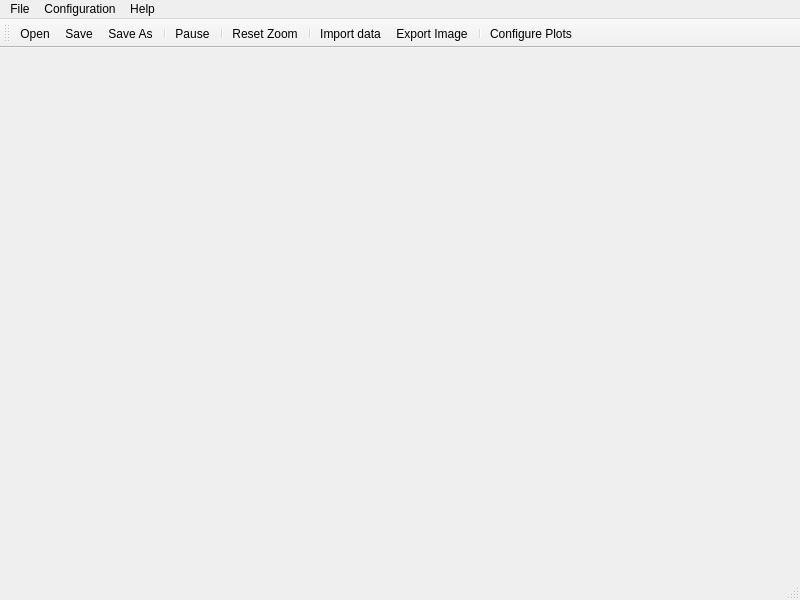
<?xml version="1.0" encoding="UTF-8"?>
<ui version="4.0">
 <class>MainWindow</class>
 <widget class="QMainWindow" name="MainWindow">
  <property name="geometry">
   <rect>
    <x>0</x>
    <y>0</y>
    <width>800</width>
    <height>600</height>
   </rect>
  </property>
  <property name="windowTitle">
   <string>RTPlotter</string>
  </property>
  <widget class="QWidget" name="centralwidget">
   <layout class="QVBoxLayout" name="verticalLayout">
    <item>
     <widget class="QSplitter" name="splitter">
      <property name="orientation">
       <enum>Qt::Vertical</enum>
      </property>
     </widget>
    </item>
   </layout>
  </widget>
  <widget class="QMenuBar" name="menuBar">
   <property name="geometry">
    <rect>
     <x>0</x>
     <y>0</y>
     <width>800</width>
     <height>22</height>
    </rect>
   </property>
   <widget class="QMenu" name="menuFile">
    <property name="title">
     <string>File</string>
    </property>
    <addaction name="actionOpenProject"/>
    <addaction name="menuRecentProjects"/>
    <addaction name="actionSaveProject"/>
    <addaction name="actionSaveProjectAs"/>
    <addaction name="separator"/>
    <addaction name="actionImportData"/>
    <addaction name="actionExport"/>
    <addaction name="separator"/>
    <addaction name="actionExit"/>
    <widget class="QMenu" name="menuRecentProjects">
     <property name="title">
      <string>Recent Projects</string>
     </property>
     <addaction name="separator"/>
     <addaction name="actionClearRecentProjects"/>
    </widget>
   </widget>
   <widget class="QMenu" name="menuConfiguration">
    <property name="title">
     <string>Configuration</string>
    </property>
    <addaction name="actionPlotOptions"/>
   </widget>
   <widget class="QMenu" name="menuHelp">
    <property name="title">
     <string>Help</string>
    </property>
    <addaction name="actionAbout"/>
   </widget>
   <addaction name="menuFile"/>
   <addaction name="menuConfiguration"/>
   <addaction name="menuHelp"/>
  </widget>
  <widget class="QStatusBar" name="statusbar"/>
  <widget class="QToolBar" name="toolBar">
   <property name="windowTitle">
    <string>toolBar</string>
   </property>
   <attribute name="toolBarArea">
    <enum>TopToolBarArea</enum>
   </attribute>
   <attribute name="toolBarBreak">
    <bool>false</bool>
   </attribute>
    <addaction name="actionOpenProject"/>
    <addaction name="actionSaveProject"/>
   <addaction name="actionSaveProjectAs"/>
   <addaction name="separator"/>
   <addaction name="actionPause"/>
   <addaction name="separator"/>
   <addaction name="actionResetZoom"/>
   <addaction name="separator"/>
   <addaction name="actionImportData"/>
   <addaction name="actionExport"/>
   <addaction name="separator"/>
   <addaction name="actionConfigurePlots"/>
  </widget>
  <action name="actionOpenCSV">
   <property name="icon">
    <iconset resource="../resources/resources.qrc">
     <normaloff>:/icons/icons/import.svg</normaloff>
    </iconset>
   </property>
   <property name="text">
    <string>Open CSV</string>
   </property>
  </action>
  <action name="actionConfigurePlots">
   <property name="icon">
    <iconset resource="../resources/resources.qrc">
     <normaloff>:/icons/icons/settings.svg</normaloff>
    </iconset>
   </property>
   <property name="text">
    <string>Configure Plots</string>
   </property>
  </action>
  <action name="actionPause">
   <property name="icon">
    <iconset resource="../resources/resources.qrc">
     <normaloff>:/icons/icons/pause.svg</normaloff>
    </iconset>
   </property>
   <property name="text">
    <string>Pause</string>
   </property>
  </action>
  <action name="actionResetZoom">
   <property name="icon">
    <iconset resource="../resources/resources.qrc">
     <normaloff>:/icons/icons/refresh.svg</normaloff>
    </iconset>
   </property>
   <property name="text">
    <string>Reset Zoom</string>
   </property>
  </action>
  <action name="actionExport">
   <property name="icon">
    <iconset resource="../resources/resources.qrc">
     <normaloff>:/icons/icons/export.svg</normaloff>
    </iconset>
   </property>
   <property name="text">
    <string>Export Image...</string>
   </property>
  </action>
  <action name="actionOpenProject">
   <property name="icon">
    <iconset resource="../resources/resources.qrc">
     <normaloff>:/icons/icons/open.svg</normaloff>
    </iconset>
   </property>
   <property name="text">
    <string>Open</string>
   </property>
  </action>
  <action name="actionSaveProject">
   <property name="icon">
    <iconset resource="../resources/resources.qrc">
     <normaloff>:/icons/icons/save.svg</normaloff>
    </iconset>
   </property>
   <property name="text">
    <string>Save</string>
   </property>
  </action>
  <action name="actionSaveProjectAs">
   <property name="icon">
    <iconset resource="../resources/resources.qrc">
     <normaloff>:/icons/icons/save-as.svg</normaloff>
    </iconset>
   </property>
   <property name="text">
    <string>Save As</string>
   </property>
  </action>
  <action name="actionImportData">
   <property name="icon">
    <iconset resource="../resources/resources.qrc">
     <normaloff>:/icons/icons/import.svg</normaloff>
    </iconset>
   </property>
   <property name="text">
    <string>Import data...</string>
   </property>
  </action>
  <action name="actionExit">
   <property name="icon">
    <iconset resource="../resources/resources.qrc">
     <normaloff>:/icons/icons/exit.svg</normaloff>
    </iconset>
   </property>
   <property name="text">
    <string>Exit</string>
   </property>
  </action>
  <action name="actionPlotOptions">
   <property name="icon">
    <iconset resource="../resources/resources.qrc">
     <normaloff>:/icons/icons/settings.svg</normaloff>
    </iconset>
   </property>
   <property name="text">
    <string>Plot options</string>
   </property>
  </action>
  <action name="actionAbout">
   <property name="icon">
    <iconset resource="../resources/resources.qrc">
     <normaloff>:/icons/icons/help.svg</normaloff>
    </iconset>
   </property>
   <property name="text">
    <string>About</string>
   </property>
  </action>
  <action name="actionClearRecentProjects">
   <property name="text">
    <string>Clear List</string>
   </property>
  </action>
 </widget>
 <customwidgets>
  <customwidget>
   <class>QCustomPlot</class>
   <extends>QWidget</extends>
   <header>qcustomplot.h</header>
   <container>1</container>
  </customwidget>
 </customwidgets>
 <resources/>
 <connections/>
</ui>
